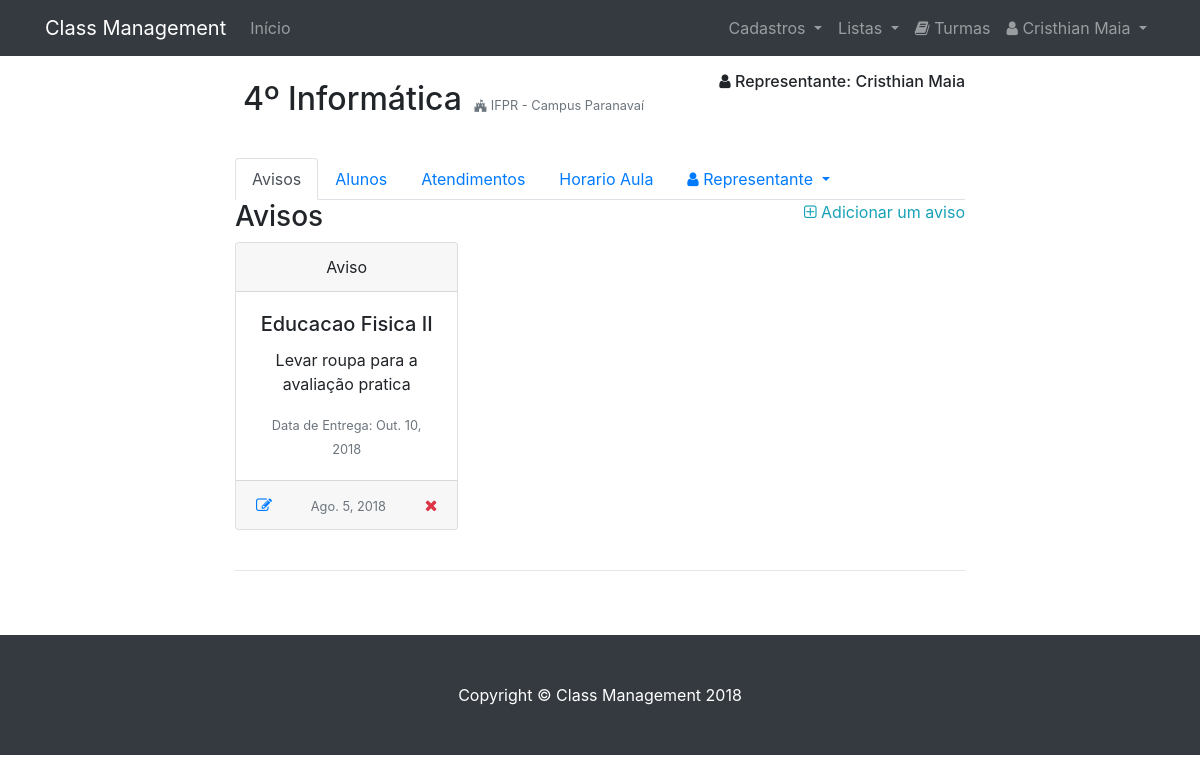
Before: /turma/1 (signed in) with the older database file.
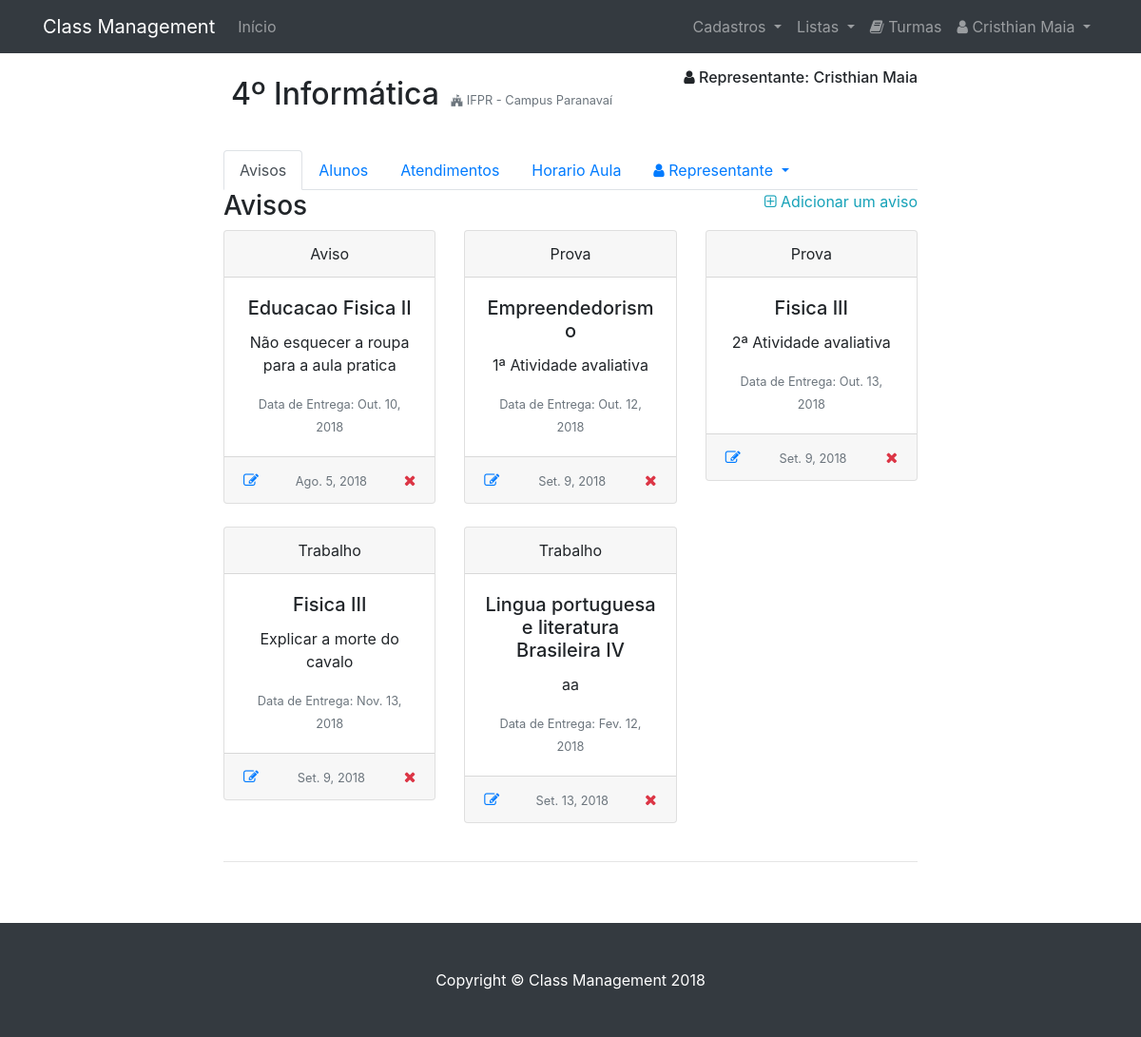
After: the same page with the newer database file.
### classmanagement/models.py (models this page shows, shortened)
class Aviso(models.Model):
    AVISO_CHOICES   = (
        ('N', 'Aviso'), #Notice
        ('H', 'Tarefa'), #Homework
        ('W', 'Trabalho'), #Work
        ('E', 'Prova'), #Exam
    )
    data_final              = models.DateField(auto_now=False, auto_now_add=False, blank=False, null=False, verbose_name="Data Final")
    tipo_aviso              = models.CharField(max_length=1, choices=AVISO_CHOICES, null=False, blank=False, help_text='Obrigatório.', verbose_name="Tipo de Aviso")
    comentarios             = models.TextField(null=True, blank=True)
    ultima_modificacao      = models.DateField(auto_now=True)
    data_post               = models.DateField(auto_now_add=True)
    turma                   = models.ForeignKey(Turma, on_delete=models.PROTECT, null=False, blank=False)
    materia                 = models.ForeignKey(Materia, on_delete=models.PROTECT, null=False, blank=False)

class Materia(models.Model):
    DIA_CHOICES   = (
        ('Seg', 'Segunda'),
        ('Ter', 'Terca'),
        ('Qua', 'Quarta'),
        ('Qui', 'Quinta'),
        ('Sex', 'Sexta'),
        ('Sab', 'Sabado'),
        ('Dom', 'Domingo'),
    )
    nome                    = models.CharField(max_length=120, blank=False, null=False, help_text='Obrigatório.')
    local                   = models.CharField(max_length=120, blank=False, null=False, help_text='Exemplo: "Sala 02"')
    dia                     = models.CharField(max_length=3, blank=False, null=False, choices=DIA_CHOICES, help_text='Dia da Semana')
    horario_inicio          = models.CharField(max_length=5, blank=False, null=False, verbose_name="Horario de inicio", help_text='Exemplo: "20:00"')
    horario_fim             = models.CharField(max_length=5, blank=False, null=False, verbose_name="Horario final", help_text='Exemplo: "20:50"')
    turma                   = models.ForeignKey(Turma, on_delete=models.PROTECT, null=False, blank=False)
    professor               = models.ForeignKey(Professor, on_delete=models.PROTECT, null=False, blank=False)
    def __str__(self):
        return self.nome
    class Meta:
        verbose_name = 'Matéria'
        verbose_name_plural = 'Matérias'
        ordering = ['turma','nome']

### classmanagement/views.py (the view)
# urls.py: path('turma/<pk>', views.TurmaDetailView.as_view(), name='detail_turma'),
class TurmaDetailView(LoginRequiredMixin, DetailView): #Tela de crianção de turmas
    model = models.Turma
    template_name = 'detail/turma.html'
    login_url = '/login/'
    def get_context_data(self, **kwargs):
        context = super().get_context_data(**kwargs)
        context['avisos'] = models.Aviso.objects.filter(turma=self.kwargs['pk'])
        context['materias_seg'] = models.Materia.objects.filter(turma=self.kwargs['pk'],dia='Seg').order_by('horario_inicio')
        context['materias_ter'] = models.Materia.objects.filter(turma=self.kwargs['pk'],dia='Ter').order_by('horario_inicio')
        context['materias_qua'] = models.Materia.objects.filter(turma=self.kwargs['pk'],dia='Qua').order_by('horario_inicio')
        context['materias_qui'] = models.Materia.objects.filter(turma=self.kwargs['pk'],dia='Qui').order_by('horario_inicio')
        context['materias_sex'] = models.Materia.objects.filter(turma=self.kwargs['pk'],dia='Sex').order_by('horario_inicio')
        context['atendimentos'] = models.Atendimento.objects.filter(turma=self.kwargs['pk'])
        return context

### classmanagement/models.py (called while the page is built)
    def __str__(self):
        return self.nome

    def __str__(self):
        return self.nome

### classmanagement/templates/detail/turma.html (shortened to what the changed rows need)
{% extends "base.html" %}
{% load static %}
{% load bootstrap4 %}
{% block topo %}
<br>
<br>
{% endblock %}
{% block conteudo %}
<div class="container">
    <div class="row">
        <div class="col-lg-8 mx-auto">
            <br>
            <div class="d-inline-flex p-2"><h2>{{turma.nome}}</h2></div>
            <h6 class="float-right"><i class="fa fa-user" aria-hidden="true"></i> Representante: {{ turma.representante.first_name }} {{ turma.representante.last_name}}</h6><br>
            <br>
            <div class="tab-content" id="myTabContent">
                <div class="tab-pane fade show active" id="avisos" role="tabpanel" aria-labelledby="avisos-tab">
                    <div class="row">
                        {% for aviso in avisos %}
                        <div class="col-sm-4">
                            <div class="card text-center">
                                <div class="card-header">
                                    {{ aviso.get_tipo_aviso_display }}
                                </div>
                                <div class="card-body">
                                    <h5 class="card-title">{{ aviso.materia }}</h5>
                                    <p class="card-text">{{ aviso.comentarios }}</p>
                                    <p class="card-text">
                                        <small class="text-muted">Data de Entrega: {{ aviso.data_final }}</small>
                                    </p>
                                </div>
                                <div class="card-footer text-muted">
                                    {% if turma.representante == request.user %}
                                    <a class="float-left" href="{% url 'atualizar_aviso' pk=aviso.id %}">
                                        <text class="text-primary"><i class="fa fa-edit" aria-hidden></i></text>
                                    </a>
                                    <small class="text-muted">{{ aviso.data_post }}</small>
                                    <a class="float-right" href="{% url 'deletar_aviso' pk=aviso.id %}">
                                        <text class="text-danger"><i class="fa fa-remove" aria-hidden></i></text>
                                    </a>
                                    {% else %}
                                    <small class="text-muted">{{ aviso.data_post }}</small>
                                    {% endif %}
                                </div>
                            </div>
                            <br>
                        </div>
                        {% empty %}
                        <h5 class="text-danger">Nenhum cadastro de Aviso encontrado na turma {{turma.nome}}!</h5>
                        {% endfor %}
                    </div>
                </div>
                    <link rel="stylesheet" type="text/css"
                          href="http://ajax.aspnetcdn.com/ajax/jquery.dataTables/1.9.0/css/jquery.dataTables.css">
                    <link rel="stylesheet" type="text/css"
                          href="http://ajax.aspnetcdn.com/ajax/jquery.dataTables/1.9.0/css/jquery.dataTables_themeroller.css">
            </div>
            <br>
        </div>
    </div>
</div>
<br>
{% endblock %}
{% block scripts_js %}
{{ block.super }}
{% endblock %}

Changed rows visible on the page:
changed Aviso "Aviso": comentarios "Levar roupa para a avaliação pratica" → "Não esquecer a roupa para a aula pratica"
added Aviso: tipo_aviso "Prova", materia "Empreendedorismo", comentarios "1ª Atividade avaliativa", data_final "Out. 12, 2018", data_post "Set. 9, 2018"
added Aviso: tipo_aviso "Prova", materia "Fisica III", comentarios "2ª Atividade avaliativa", data_final "Out. 13, 2018", data_post "Set. 9, 2018"
added Aviso: tipo_aviso "Trabalho", materia "Fisica III", comentarios "Explicar a morte do cavalo", data_final "Nov. 13, 2018", data_post "Set. 9, 2018"
added Aviso: tipo_aviso "Trabalho", materia "Lingua portuguesa e literatura Brasileira IV", comentarios "aa", data_final "Fev. 12, 2018", data_post "Set. 13, 2018"
